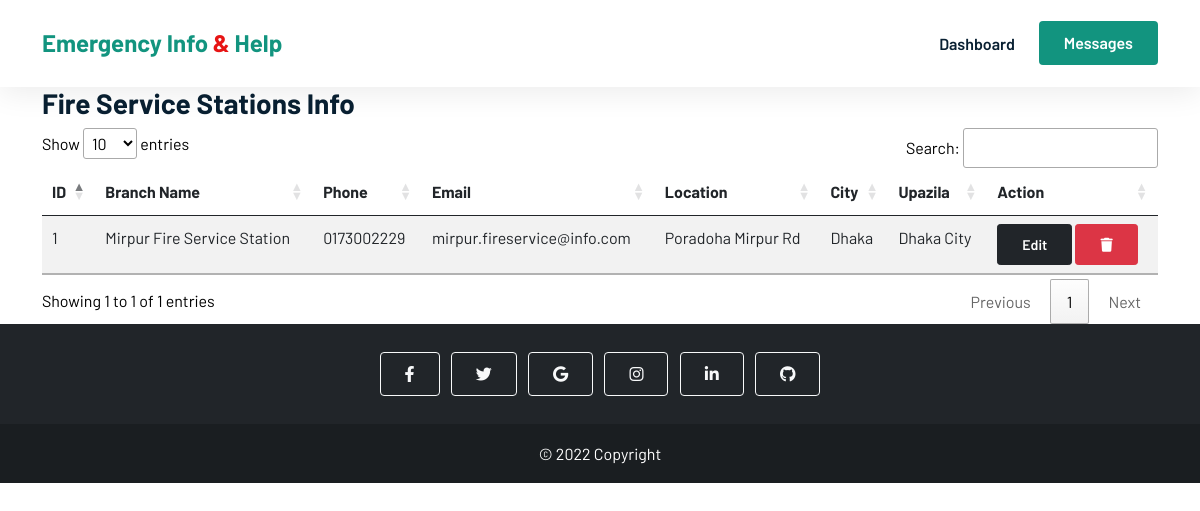
The page /admin/fire_service_info.php (signed in) on the database its author committed.
### tables this page shows
CREATE TABLE `fire_services` (
  `id` int(255) NOT NULL,
  `branch_name` varchar(255) NOT NULL,
  `phone` varchar(32) NOT NULL,
  `email` varchar(32) NOT NULL,
  `location` varchar(255) NOT NULL,
  `division` varchar(32) NOT NULL,
  `city` varchar(32) NOT NULL,
  `upazila` varchar(32) NOT NULL
);

### admin/fire_service_info.php (the view, shortened to what this page needs)
<?php
include_once './admin_includes/db.php';
$sql = "SELECT * FROM `fire_services`";
$results = $con->query($sql);
?>
<!DOCTYPE html>
<html lang="en">
<head>
    <link href="https://cdn.jsdelivr.net/npm/bootstrap@5.0.2/dist/css/bootstrap.min.css" rel="stylesheet" />
    <link rel="stylesheet" href="https://cdnjs.cloudflare.com/ajax/libs/font-awesome/6.1.1/css/all.min.css" />
    <link rel="stylesheet" href="//cdn.datatables.net/1.12.1/css/jquery.dataTables.min.css">
    <link rel="stylesheet" href="../css/style.css" />
</head>
<body>
    <header class="sticky-top">
        <nav class="navbar navbar-expand-lg  bg-white">
            <div class="container">
                <a class="navbar-brand" href="./admin_dashboard.php">Emergency Info <span>&</span> Help</a>
                <div class="collapse navbar-collapse" id="navbarNavDropdown">
                    <ul class="navbar-nav ms-auto">
                        <li class="nav-item">
                            <a class="nav-link" aria-current="page" href="./admin_dashboard.php">Dashboard</a>
                        </li>
                    </ul>
                    <a href="messages.php" class="btn btn-brand ms-lg-3">Messages</a>
                </div>
            </div>
        </nav>
    </header>
    <main>
        <div class="container">
            <h3>Fire Service Stations Info</h3>
            <div>
                <table class="table table-striped" id="messages">
                    <thead>
                        <tr>
                            <th scope="col">ID</th>
                            <th scope="col">Branch Name</th>
                            <th scope="col">Phone</th>
                            <th scope="col">Email</th>
                            <th scope="col">Location</th>
                            <th scope="col">City</th>
                            <th scope="col">Upazila</th>
                            <th scope="col">Action</th>
                        </tr>
                    </thead>
                    <tbody>
                        <?php while ($row = $results->fetch_assoc()) : ?>
                            <tr>
                                <td><?php echo $row['id'] ?></td>
                                <td><?php echo $row['branch_name'] ?></td>
                                <td><?php echo $row['phone'] ?></td>
                                <td><?php echo $row['email'] ?></td>
                                <td><?php echo $row['location'] ?></td>
                                <td><?php echo $row['city'] ?></td>
                                <td><?php echo $row['upazila'] ?></td>
                                <td>
                                    <button type="button" class="btn btn-sm btn-dark" data-bs-toggle="modal" data-bs-target="#editFire_<?php echo $row['id'] ?>">
                                        Edit
                                    </button>
                                    <button class='delete btn btn-sm btn-danger' id="<?php echo $row['id'] ?>"><i class=" fa-solid fa-trash"></i></button>
                                </td>
                            </tr>
                        <?php endwhile ?>
                    </tbody>
                </table>
            </div>
        </div>
    </main>
    <footer class="bg-dark text-center text-white">
        <div class="container p-4 pb-0">
            <section class="mb-4">
                <a class="btn btn-outline-light btn-floating m-1" href="#!" role="button"><i class="fab fa-facebook-f"></i></a>
                <a class="btn btn-outline-light btn-floating m-1" href="#!" role="button"><i class="fab fa-twitter"></i></a>
                <a class="btn btn-outline-light btn-floating m-1" href="#!" role="button"><i class="fab fa-google"></i></a>
                <a class="btn btn-outline-light btn-floating m-1" href="#!" role="button"><i class="fab fa-instagram"></i></a>
                <a class="btn btn-outline-light btn-floating m-1" href="#!" role="button"><i class="fab fa-linkedin-in"></i></a>
                <a class="btn btn-outline-light btn-floating m-1" href="#!" role="button"><i class="fab fa-github"></i></a>
            </section>
        </div>
        <div class="text-center p-3 footer-last">
            © 2022 Copyright
        </div>
    </footer>
</body>
</html>

### css/style.css (style rules this page uses)
* { margin: 0; padding: 0; box-sizing: border-box; list-style: none; }
html, body { font-family: "Barlow", sans-serif; line-height: 1.7; color: black; max-width: 100%; scroll-behavior: smooth; }
h1, h2, h3, h4, h5, h6 { font-weight: 700 !important; color: #092032; }
.navbar-nav .nav-link { color: #092032; text-decoration: none; transition: all 0.4s ease; font-weight: 600; }
a { color: #092032; text-decoration: none; }
.navbar { box-shadow: 0px 6px 30px rgba(0, 0, 0, 0.08); z-index: 1; padding: 1.5% 0; }
.navbar .navbar-brand { font-weight: 700; font-size: 24px; color: #12947f; }
.navbar-brand span { color: #e71414; }
.btn { padding: 9px 24px; font-weight: 600; }
.btn-brand { color: white; background-color: #12947f; }
.footer-last { background-color: rgba(0, 0, 0, 0.2); }
a { color: black; }

### rows shown on the page
fire_services: id "1", branch_name "Mirpur Fire Service Station", phone "0173002229", email "mirpur.fireservice@info.com", location "Poradoha Mirpur Rd", city "Dhaka", upazila "Dhaka City"
